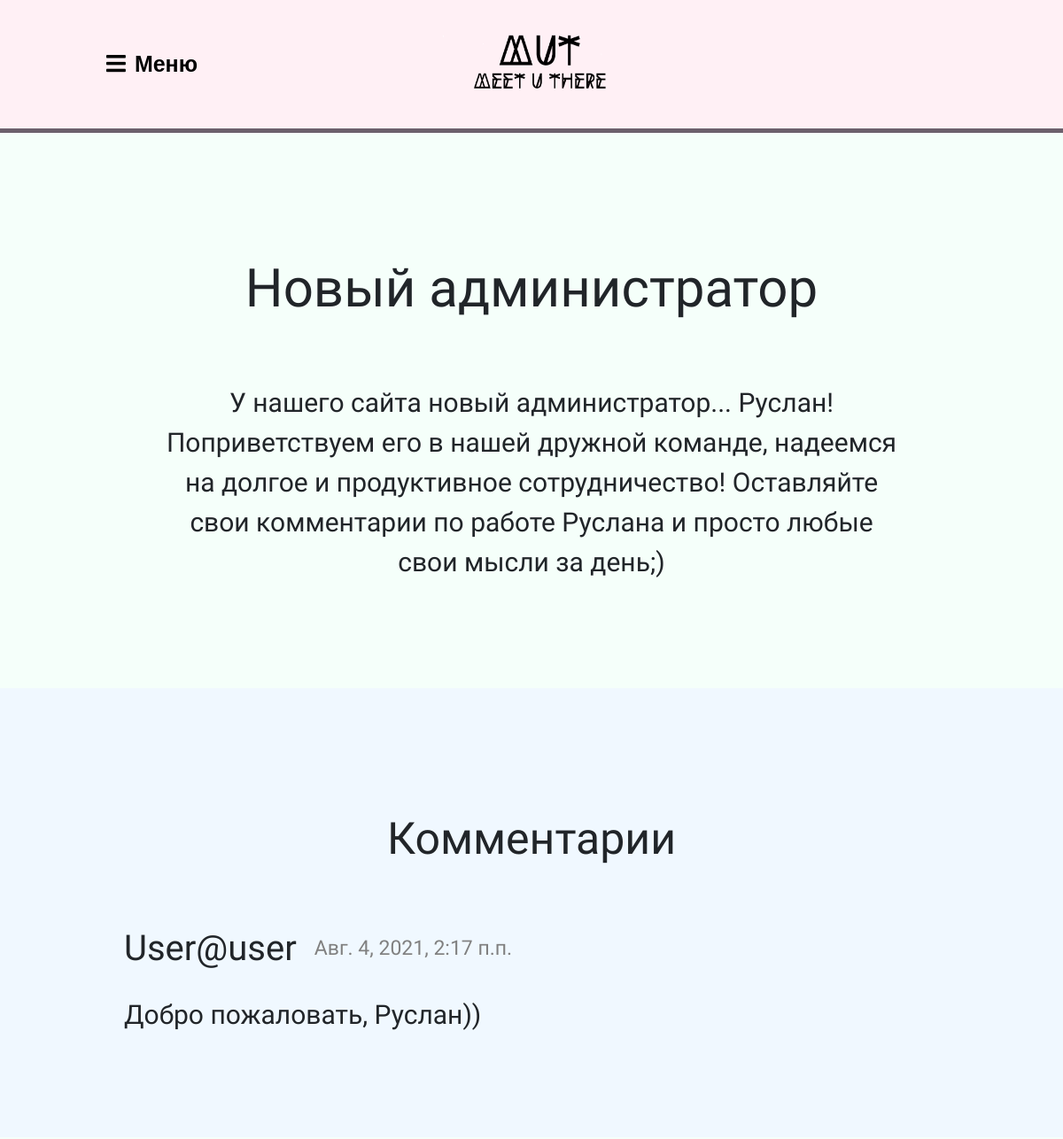
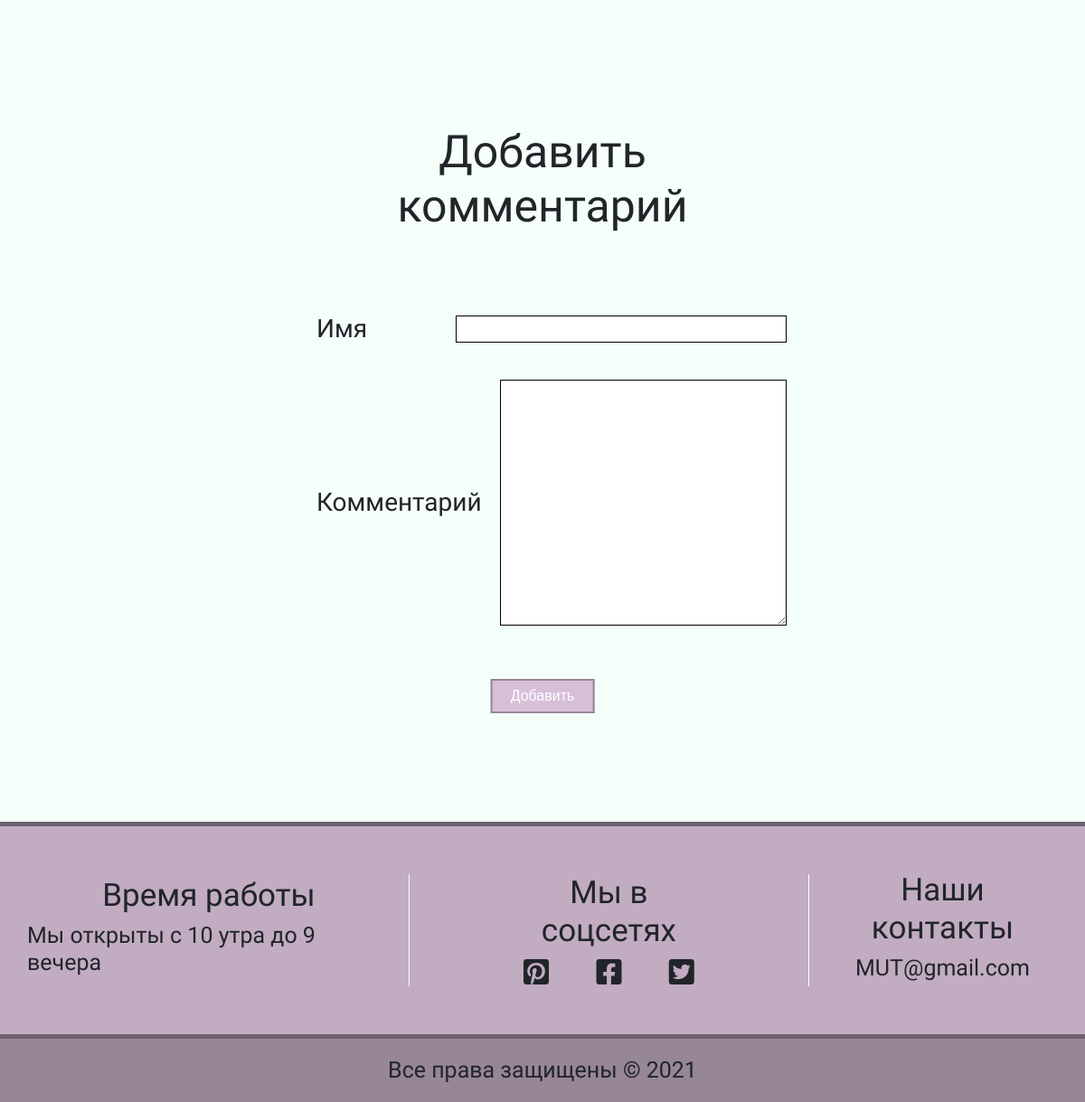
Page /blog/post-2 on the committed database (2 pictures, top to bottom).
### blog/models.py (models this page shows)
class Post(models.Model):
    title = models.CharField(max_length=255, verbose_name='Заголовок')
    slug = models.SlugField()
    intro = models.TextField(verbose_name='Интро')
    body = models.TextField(verbose_name='Содержание')
    date_added = models.DateTimeField(auto_now_add=True, verbose_name='Дата создания')
    img = models.ImageField(upload_to='img/', verbose_name='Фото', blank=True)
    class Meta:
        ordering = ['-date_added']

class Comment(models.Model):
    post = models.ForeignKey(Post, related_name='comments', on_delete=models.CASCADE)
    name = models.CharField(max_length=255, verbose_name='Имя')
    body = models.TextField(verbose_name='Комментарий')
    date_added = models.DateTimeField(auto_now_add=True, verbose_name='Дата создания')
    class Meta:
        ordering = ['-date_added']

### blog/views.py (the view)
# urls.py: path('<slug:slug>', post_detail, name='post_detail'),
def post_detail(request, slug):
    post = Post.objects.get(slug=slug)
    if request.method == 'POST':
        form = CommentForm(request.POST)
        if form.is_valid():
            comment = form.save(commit=False)
            comment.post = post
            comment.save()
            return redirect('post_detail', slug=post.slug)
    else:
        form = CommentForm()
    return render(request, 'blog/post_detail.html', {'post': post, 'form': form})

### blog/forms.py
class CommentForm(forms.ModelForm):
    class Meta:
        model = Comment
        fields = ['name', 'body']

### blog/templates/blog/post_detail.html (shortened to what this page needs)
{% extends 'MUT_app/layout.html' %}
{% block content %}
    <div class="container_0">
        <div class="container_post">
            <div class="container_post__content">
                <h1>{{ post.title }}</h1>
                <p>{{ post.body|safe }}</p>
            </div>
        </div>
    </div>
    <div class="container_comments">
        <div class="container_comments__content">
            <h1>Комментарии</h1>
            {% for comment in post.comments.all %}
                <div class="one_str">
                    <h4>{{ comment.name }}</h4>
                    <h5>{{ comment.date_added }}</h5>
                </div>
                <p>{{ comment.body }}</p>
            {% empty %}
                <h3>Пока к этой записи нет комментариев, будь первым!</h3>
            {% endfor %}
        </div>
    </div>
    <div class="container_post">
        <div class="container_comments__add">
            <h1>Добавить комментарий</h1>
            <form method="post">
                <div class="one_str">
                    <label>{{ form.name.label }}</label>
                    {{ form.name }}
                </div>
                <div class="one_str">
                    <label>{{ form.body.label }}</label>
                    {{ form.body }}
                </div>
                <br>
                <button type="submit">Добавить</button>
            </form>
        </div>
    </div>
{% endblock %}

### MUT_app/static/css/MUT_app.css (style rules this page uses)
input { outline:none; padding: 0 10px; }
* { margin: 0; padding: 0; text-decoration: none; }
html { height: 100%; overflow-x: hidden; }
body { font-family: Montserrat, sans-serif; background: rgb(248, 232, 243); }
.container_0 { margin-top: 150px; }
.container_goods__1 h1, .container_party__img h1, .container_about__img h1, .container_goods__2 h1, .container_catalog h1, .container_profile h1, .container_blog h1, .container_post h1 { font-family: Amatic SC, cursive; font-size: 60px; padding-top: 80px; padding-bottom: 70px; text-align: center; margin: 0; }
.container_party__img p, .container_about__img p, .container_profile p, .container_post p { font-family: Amatic SC, cursive; text-align: center; padding: 0 40px 60px; font-size: 30px; margin: 0; }
button { background: thistle; color: white; padding: 5px 20px; border: 2px solid #978697; margin-top: 15px; font-size: 16px; text-align: center; margin-bottom: 60px; position: relative; left: 50%; transform: translate(-50%, 0); }
.container_post { background: #F5FFFA; width: 100%; padding: 60px 0; }
.container_post__content { width: 100%; max-width: 1000px; margin: 0 auto; height: 100%; padding: 0 40px; }
.container_comments { background: #F0F8FF; width: 100%; padding: 60px 0; }
.container_comments__content { width: 100%; max-width: 1000px; margin: 0 auto; padding: 0 40px; }
.container_comments__content h4 { font-family: 'Amatic SC', cursive; font-size: 40px; padding-right: 20px; }
.container_comments__content h5 { font-family: 'Amatic SC', cursive; font-size: 23px; color: gray; }
.container_comments__content p { font-family: Amatic SC, cursive; font-size: 30px; padding-bottom: 40px; }
.one_str { display: flex; align-items: center; margin-bottom: 20px; }
input, textarea { border: 1px solid black; }
.container_comments__content h1, .container_comments__add h1 { text-align: center; padding-top: 80px; padding-bottom: 70px; font-family: 'Amatic SC', cursive; font-size: 50px; margin: 0; }
.container_comments__add { width: 100%; max-width: 600px; margin: 0 auto; display: block; padding: 0 30px; }
.container_comments__add label { font-family: 'Amatic SC', cursive; font-size: 28px; padding: 15px 20px!important; display: flex; }
.container_comments__add input#id_name { margin: 0 auto; width: 100%; margin-left: 78px; }
input { min-height: 30px; }
.container_comments__add textarea { padding: 15px; }
input, optgroup, select, textarea { font-family: 'Montserrat', sans-serif; line-height: normal; font-size: 20px; }

### rows in the picture
Post: title "Новый администратор", body "У нашего сайта новый администратор... Руслан! Поприветствуем его в нашей дружной команде, надеемся на долгое и продуктивное сотрудничество! Оставляйте свои комментарии по работе Руслана и просто любые свои мысли за день;)"
Comment: name "User@user", date_added "Авг. 4, 2021, 2:17 п.п.", body "Добро пожаловать, Руслан))"
